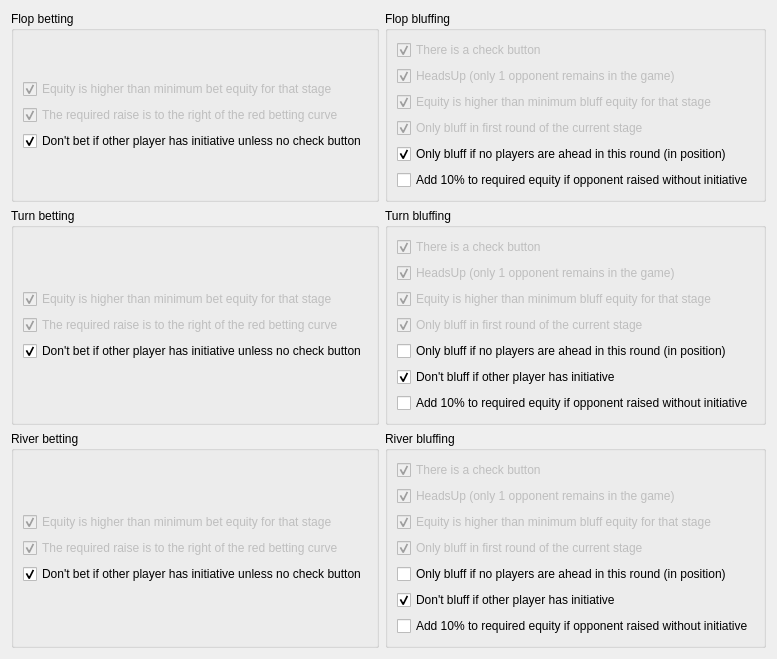
     <widget class="QWidget" name="Conditions">
      <attribute name="title">
       <string>Bet and Bluff conditions</string>
      </attribute>
      <layout class="QGridLayout" name="gridLayout_26">
       <item row="1" column="0">
        <layout class="QVBoxLayout" name="verticalLayout_3">
         <item>
          <widget class="QGroupBox" name="groupBox_2">
           <property name="title">
            <string>Turn betting</string>
           </property>
           <layout class="QGridLayout" name="gridLayout_29">
            <item row="0" column="0">
             <layout class="QVBoxLayout" name="verticalLayout_67">
              <item>
               <widget class="QCheckBox" name="flop_bet_condition_42">
                <property name="enabled">
                 <bool>false</bool>
                </property>
                <property name="text">
                 <string>Equity is higher than minimum bet equity for that stage</string>
                </property>
                <property name="checked">
                 <bool>true</bool>
                </property>
                <property name="autoRepeat">
                 <bool>false</bool>
                </property>
               </widget>
              </item>
              <item>
               <widget class="QCheckBox" name="flop_bet_condition_48">
                <property name="enabled">
                 <bool>false</bool>
                </property>
                <property name="text">
                 <string>The required raise is to the right of the red betting curve</string>
                </property>
                <property name="checked">
                 <bool>true</bool>
                </property>
                <property name="autoRepeat">
                 <bool>false</bool>
                </property>
               </widget>
              </item>
              <item>
               <widget class="QCheckBox" name="turn_betting_condidion_1">
                <property name="toolTip">
                 <string>&lt;html&gt;&lt;head/&gt;&lt;body&gt;&lt;p&gt;Other player has initiative when the following conditions are met:&lt;/p&gt;&lt;p&gt;- we called in the last round&lt;/p&gt;&lt;p&gt;- we are not the last player in this round if there's a check button&lt;/p&gt;&lt;/body&gt;&lt;/html&gt;</string>
                </property>
                <property name="text">
                 <string>Don't bet if other player has initiative unless no check button</string>
                </property>
                <property name="checked">
                 <bool>true</bool>
                </property>
               </widget>
              </item>
             </layout>
            </item>
           </layout>
          </widget>
         </item>
        </layout>
       </item>
       <item row="0" column="0">
        <layout class="QVBoxLayout" name="verticalLayout">
         <item>
          <widget class="QGroupBox" name="groupBox">
           <property name="title">
            <string>Flop betting</string>
           </property>
           <layout class="QGridLayout" name="gridLayout_28">
            <item row="0" column="0">
             <layout class="QVBoxLayout" name="verticalLayout_66">
              <item>
               <widget class="QCheckBox" name="flop_bet_condition_41">
                <property name="enabled">
                 <bool>false</bool>
                </property>
                <property name="text">
                 <string>Equity is higher than minimum bet equity for that stage</string>
                </property>
                <property name="checked">
                 <bool>true</bool>
                </property>
                <property name="autoRepeat">
                 <bool>false</bool>
                </property>
               </widget>
              </item>
              <item>
               <widget class="QCheckBox" name="flop_bet_condition_47">
                <property name="enabled">
                 <bool>false</bool>
                </property>
                <property name="text">
                 <string>The required raise is to the right of the red betting curve</string>
                </property>
                <property name="checked">
                 <bool>true</bool>
                </property>
                <property name="autoRepeat">
                 <bool>false</bool>
                </property>
               </widget>
              </item>
              <item>
               <widget class="QCheckBox" name="flop_betting_condidion_1">
                <property name="toolTip">
                 <string>&lt;html&gt;&lt;head/&gt;&lt;body&gt;&lt;p&gt;Other player has initiative when the following conditions are met:&lt;/p&gt;&lt;p&gt;- we called in the last round&lt;/p&gt;&lt;p&gt;- we are not the last player in this round if there's a check button&lt;/p&gt;&lt;/body&gt;&lt;/html&gt;</string>
                </property>
                <property name="text">
                 <string>Don't bet if other player has initiative unless no check button</string>
                </property>
                <property name="checked">
                 <bool>true</bool>
                </property>
               </widget>
              </item>
             </layout>
            </item>
           </layout>
          </widget>
         </item>
        </layout>
       </item>
       <item row="1" column="1">
        <layout class="QVBoxLayout" name="verticalLayout_226">
         <item>
          <widget class="QGroupBox" name="groupBox_11">
           <property name="title">
            <string>Turn bluffing</string>
           </property>
           <layout class="QGridLayout" name="gridLayout_17">
            <item row="0" column="0">
             <layout class="QVBoxLayout" name="verticalLayout_227">
              <item>
               <widget class="QCheckBox" name="flop_bet_condition_33">
                <property name="enabled">
                 <bool>false</bool>
                </property>
                <property name="text">
                 <string>There is a check button</string>
                </property>
                <property name="checked">
                 <bool>true</bool>
                </property>
                <property name="autoRepeat">
                 <bool>false</bool>
                </property>
               </widget>
              </item>
              <item>
               <widget class="QCheckBox" name="flop_bet_condition_45">
                <property name="enabled">
                 <bool>false</bool>
                </property>
                <property name="text">
                 <string>HeadsUp (only 1 opponent remains in the game)</string>
                </property>
                <property name="checked">
                 <bool>true</bool>
                </property>
                <property name="autoRepeat">
                 <bool>false</bool>
                </property>
               </widget>
              </item>
              <item>
               <widget class="QCheckBox" name="flop_bet_condition_39">
                <property name="enabled">
                 <bool>false</bool>
                </property>
                <property name="text">
                 <string>Equity is higher than minimum bluff equity for that stage</string>
                </property>
                <property name="checked">
                 <bool>true</bool>
                </property>
                <property name="autoRepeat">
                 <bool>false</bool>
                </property>
               </widget>
              </item>
              <item>
               <widget class="QCheckBox" name="flop_bet_condition_50">
                <property name="enabled">
                 <bool>false</bool>
                </property>
                <property name="text">
                 <string>Only bluff in first round of the current stage</string>
                </property>
                <property name="checked">
                 <bool>true</bool>
                </property>
                <property name="autoRepeat">
                 <bool>false</bool>
                </property>
               </widget>
              </item>
              <item>
               <widget class="QCheckBox" name="turn_bluffing_condidion_1">
                <property name="text">
                 <string>Only bluff if no players are ahead in this round (in position)</string>
                </property>
                <property name="checked">
                 <bool>false</bool>
                </property>
                <property name="autoRepeat">
                 <bool>false</bool>
                </property>
               </widget>
              </item>
              <item>
               <widget class="QCheckBox" name="turn_bluffing_condidion_2">
                <property name="toolTip">
                 <string>&lt;html&gt;&lt;head/&gt;&lt;body&gt;&lt;p&gt;Other player has initiative when the following conditions are met:&lt;/p&gt;&lt;p&gt;- we called in the last round&lt;/p&gt;&lt;p&gt;- we are not the last player in this round if there's a check button&lt;/p&gt;&lt;/body&gt;&lt;/html&gt;</string>
                </property>
                <property name="text">
                 <string>Don't bluff if other player has initiative</string>
                </property>
                <property name="checked">
                 <bool>true</bool>
                </property>
               </widget>
              </item>
              <item>
               <widget class="QCheckBox" name="opponent_raised_without_initiative_turn">
                <property name="text">
                 <string>Add 10% to required equity if opponent raised without initiative</string>
                </property>
               </widget>
              </item>
             </layout>
            </item>
           </layout>
          </widget>
         </item>
        </layout>
       </item>
       <item row="0" column="1">
        <layout class="QGridLayout" name="gridLayout_18">
         <item row="0" column="0">
          <widget class="QGroupBox" name="groupBox_10">
           <property name="title">
            <string>Flop bluffing</string>
           </property>
           <layout class="QGridLayout" name="gridLayout_19">
            <item row="0" column="0">
             <layout class="QVBoxLayout" name="verticalLayout_225">
              <item>
               <widget class="QCheckBox" name="flop_bet_condition_16">
                <property name="enabled">
                 <bool>false</bool>
                </property>
                <property name="text">
                 <string>There is a check button</string>
                </property>
                <property name="checked">
                 <bool>true</bool>
                </property>
                <property name="autoRepeat">
                 <bool>false</bool>
                </property>
               </widget>
              </item>
              <item>
               <widget class="QCheckBox" name="flop_bet_condition_44">
                <property name="enabled">
                 <bool>false</bool>
                </property>
                <property name="text">
                 <string>HeadsUp (only 1 opponent remains in the game)</string>
                </property>
                <property name="checked">
                 <bool>true</bool>
                </property>
                <property name="autoRepeat">
                 <bool>false</bool>
                </property>
               </widget>
              </item>
              <item>
               <widget class="QCheckBox" name="flop_bet_condition_38">
                <property name="enabled">
                 <bool>false</bool>
                </property>
                <property name="text">
                 <string>Equity is higher than minimum bluff equity for that stage</string>
                </property>
                <property name="checked">
                 <bool>true</bool>
                </property>
                <property name="autoRepeat">
                 <bool>false</bool>
                </property>
               </widget>
              </item>
              <item>
               <widget class="QCheckBox" name="flop_bet_condition_51">
                <property name="enabled">
                 <bool>false</bool>
                </property>
                <property name="text">
                 <string>Only bluff in first round of the current stage</string>
                </property>
                <property name="checked">
                 <bool>true</bool>
                </property>
                <property name="autoRepeat">
                 <bool>false</bool>
                </property>
               </widget>
              </item>
              <item>
               <widget class="QCheckBox" name="flop_bluffing_condidion_1">
                <property name="toolTip">
                 <string/>
                </property>
                <property name="text">
                 <string>Only bluff if no players are ahead in this round (in position)</string>
                </property>
                <property name="checked">
                 <bool>true</bool>
                </property>
                <property name="autoRepeat">
                 <bool>false</bool>
                </property>
               </widget>
              </item>
              <item>
               <widget class="QCheckBox" name="opponent_raised_without_initiative_flop">
                <property name="text">
                 <string>Add 10% to required equity if opponent raised without initiative</string>
                </property>
               </widget>
              </item>
             </layout>
            </item>
           </layout>
          </widget>
         </item>
        </layout>
       </item>
       <item row="2" column="0">
        <layout class="QVBoxLayout" name="verticalLayout_4">
         <item>
          <widget class="QGroupBox" name="groupBox_3">
           <property name="title">
            <string>River betting</string>
           </property>
           <layout class="QGridLayout" name="gridLayout_32">
            <item row="0" column="0">
             <layout class="QVBoxLayout" name="verticalLayout_68">
              <item>
               <widget class="QCheckBox" name="flop_bet_condition_43">
                <property name="enabled">
                 <bool>false</bool>
                </property>
                <property name="text">
                 <string>Equity is higher than minimum bet equity for that stage</string>
                </property>
                <property name="checked">
                 <bool>true</bool>
                </property>
                <property name="autoRepeat">
                 <bool>false</bool>
                </property>
               </widget>
              </item>
              <item>
               <widget class="QCheckBox" name="flop_bet_condition_49">
                <property name="enabled">
                 <bool>false</bool>
                </property>
                <property name="text">
                 <string>The required raise is to the right of the red betting curve</string>
                </property>
                <property name="checked">
                 <bool>true</bool>
                </property>
                <property name="autoRepeat">
                 <bool>false</bool>
                </property>
               </widget>
              </item>
              <item>
               <widget class="QCheckBox" name="river_betting_condidion_1">
                <property name="toolTip">
                 <string>&lt;html&gt;&lt;head/&gt;&lt;body&gt;&lt;p&gt;Other player has initiative when the following conditions are met:&lt;/p&gt;&lt;p&gt;- we called in the last round&lt;/p&gt;&lt;p&gt;- we are not the last player in this round if there's a check button&lt;/p&gt;&lt;/body&gt;&lt;/html&gt;</string>
                </property>
                <property name="text">
                 <string>Don't bet if other player has initiative unless no check button</string>
                </property>
                <property name="checked">
                 <bool>true</bool>
                </property>
               </widget>
              </item>
             </layout>
            </item>
           </layout>
          </widget>
         </item>
        </layout>
       </item>
       <item row="2" column="1">
        <layout class="QVBoxLayout" name="verticalLayout_228">
         <item>
          <widget class="QGroupBox" name="groupBox_12">
           <property name="title">
            <string>River bluffing</string>
           </property>
           <layout class="QGridLayout" name="gridLayout_16">
            <item row="0" column="0">
             <layout class="QVBoxLayout" name="verticalLayout_229">
              <item>
               <widget class="QCheckBox" name="flop_bet_condition_34">
                <property name="enabled">
                 <bool>false</bool>
                </property>
                <property name="text">
                 <string>There is a check button</string>
                </property>
                <property name="checked">
                 <bool>true</bool>
                </property>
                <property name="autoRepeat">
                 <bool>false</bool>
                </property>
               </widget>
              </item>
              <item>
               <widget class="QCheckBox" name="flop_bet_condition_46">
                <property name="enabled">
                 <bool>false</bool>
                </property>
                <property name="text">
                 <string>HeadsUp (only 1 opponent remains in the game)</string>
                </property>
                <property name="checked">
                 <bool>true</bool>
                </property>
                <property name="autoRepeat">
                 <bool>false</bool>
                </property>
               </widget>
              </item>
              <item>
               <widget class="QCheckBox" name="flop_bet_condition_40">
                <property name="enabled">
                 <bool>false</bool>
                </property>
                <property name="text">
                 <string>Equity is higher than minimum bluff equity for that stage</string>
                </property>
                <property name="checked">
                 <bool>true</bool>
                </property>
                <property name="autoRepeat">
                 <bool>false</bool>
                </property>
               </widget>
              </item>
              <item>
               <widget class="QCheckBox" name="flop_bet_condition_52">
                <property name="enabled">
                 <bool>false</bool>
                </property>
                <property name="text">
                 <string>Only bluff in first round of the current stage</string>
                </property>
                <property name="checked">
                 <bool>true</bool>
                </property>
                <property name="autoRepeat">
                 <bool>false</bool>
                </property>
               </widget>
              </item>
              <item>
               <widget class="QCheckBox" name="river_bluffing_condidion_1">
                <property name="text">
                 <string>Only bluff if no players are ahead in this round (in position)</string>
                </property>
                <property name="checked">
                 <bool>false</bool>
                </property>
                <property name="autoRepeat">
                 <bool>false</bool>
                </property>
               </widget>
              </item>
              <item>
               <widget class="QCheckBox" name="river_bluffing_condidion_2">
                <property name="toolTip">
                 <string>&lt;html&gt;&lt;head/&gt;&lt;body&gt;&lt;p&gt;Other player has initiative when the following conditions are met:&lt;/p&gt;&lt;p&gt;- we called in the last round&lt;/p&gt;&lt;p&gt;- we are not the last player in this round if there's a check button&lt;/p&gt;&lt;/body&gt;&lt;/html&gt;</string>
                </property>
                <property name="text">
                 <string>Don't bluff if other player has initiative</string>
                </property>
                <property name="checked">
                 <bool>true</bool>
                </property>
               </widget>
              </item>
              <item>
               <widget class="QCheckBox" name="opponent_raised_without_initiative_river">
                <property name="text">
                 <string>Add 10% to required equity if opponent raised without initiative</string>
                </property>
               </widget>
              </item>
             </layout>
            </item>
           </layout>
          </widget>
         </item>
        </layout>
       </item>
      </layout>
     </widget>
